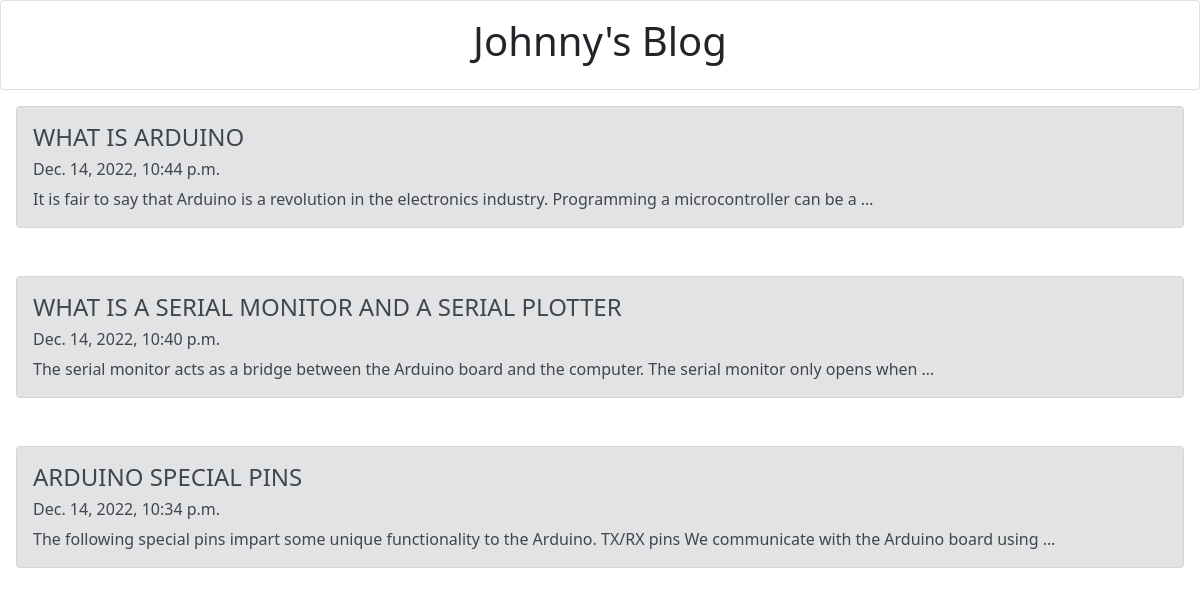
The page / on the database its author committed.
### myblog/models.py (models this page shows)
class Post(models.Model):
	title= models.CharField(max_length=200)
	details= models.CharField(max_length=100000000)
	created_on= models.DateTimeField(default=datetime.now, blank=True)

### myblog/views.py (the view)
# urls.py: path('', views.index, name='index'),
def index(request):
	posts = Post.objects.all()
	return render(request, 'index.html', {'posts': posts})

### templates/index.html (shortened to what this page needs)
<!doctype html>
<html lang="en">
  <head>
    <link href="https://cdn.jsdelivr.net/npm/bootstrap@5.0.2/dist/css/bootstrap.min.css" rel="stylesheet">
  </head>
  <body>
   <div class="card text-center">
  <div class="card-body">
    <h1 class="card-title">Johnny's Blog</h1>
  </div>
</div>
{% for post in posts reversed %}
<a style = "text-decoration: none; color: black" href="/post/{{post.id}}">
<div class="card-body">
<div class="alert alert-secondary">
    <h4 class="card-title">{{post.title}}</h4>
    <h6>{{post.created_on}}</h6>
    <p class="card-text">{{post.details|truncatewords:20}}</p>
  </div>
</div>
</a>
{% endfor %}
  </body>
</html>

### rows shown on the page
Post: title "WHAT IS ARDUINO", created_on "Dec. 14, 2022, 10:44 p.m.", details "It is fair to say that Arduino is a revolution in the electronics industry. Programming a microcontroller can be a …"
Post: title "WHAT IS A SERIAL MONITOR AND A SERIAL PLOTTER", created_on "Dec. 14, 2022, 10:40 p.m.", details "The serial monitor acts as a bridge between the Arduino board and the computer. The serial monitor only opens when …"
Post: title "ARDUINO SPECIAL PINS", created_on "Dec. 14, 2022, 10:34 p.m.", details "The following special pins impart some unique functionality to the Arduino. TX/RX pins We communicate with the Arduino board using …"
